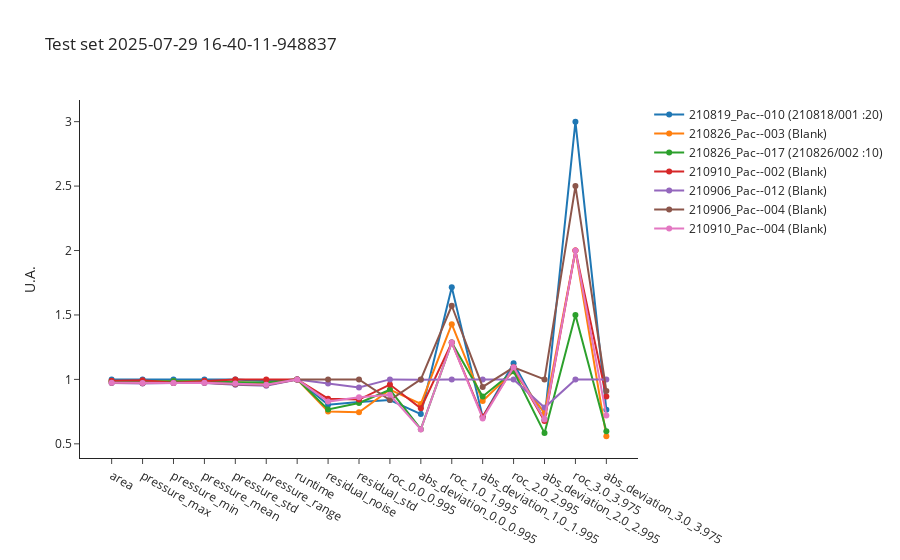
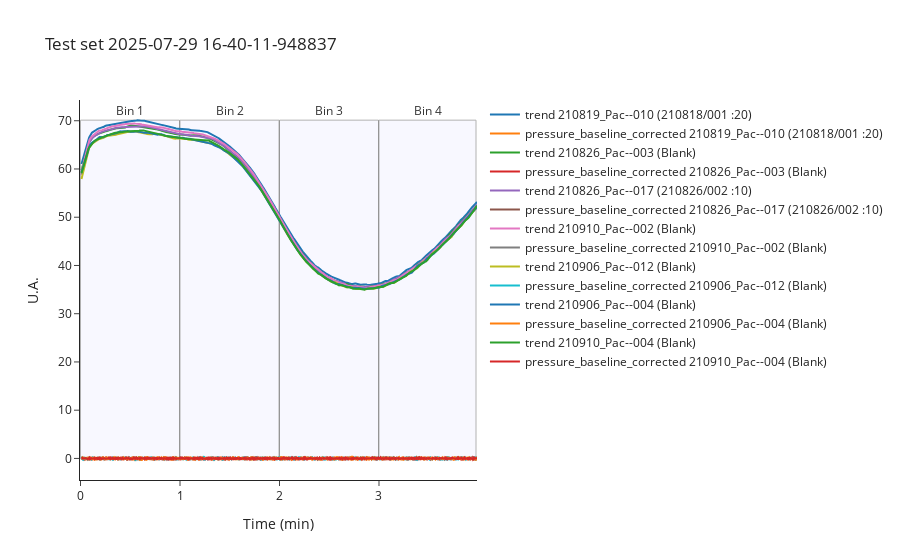
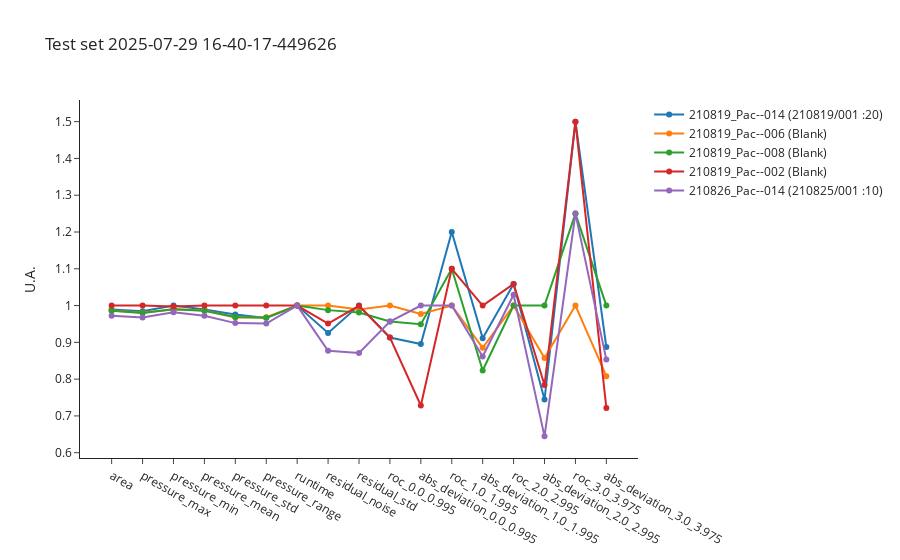
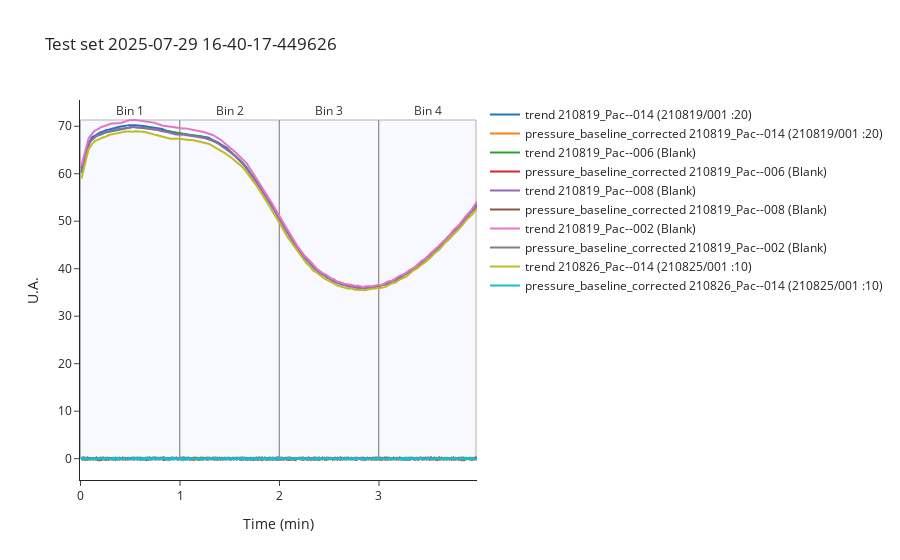

Write notebook code for charts like these, in order.
### Code cell
test_dates = []
import datetime
import random
for i in [1, 2, 3]:
    now = datetime.datetime.now().isoformat()
    now = now.replace(":", "-").replace(".", "-").replace("T", " ")
    test_dates.append(now)

    test_indices = random.sample(test_source_indices, random.randint(5, 8))
    print("Test set ", now ,  " indices: ", test_indices)

    test_data = ana.get_features(test_indices)
    test_metadata = ana.get_metadata(test_indices)
    test_data.to_csv(f"dev/test_{now}_features.csv", index=False)
    test_metadata.to_csv(f"dev/test_{now}_metadata.csv", index=False)

    fig_test_curves=ana.plot_pressure_curves(indices = test_indices)
    fig_test_curves.update_layout(showlegend=False)
    fig_test_curves.write_image(f"dev/figures/fig_test_{now}_curves.png", width=1000, height= 350, scale = 3)
    #fig_test_curves.update_layout(showlegend=True)
    #fig_test_curves.show()

    fig_test_features=ana.plot_features(indices = test_indices)
    fig_test_features.update_layout(showlegend=False)
    fig_test_features.write_image(f"dev/figures/fig_test_{now}_features.png", width=1100, height= 350, scale = 3)
    fig_test_features.update_layout(title=f"Test set {now}", showlegend=True)
    fig_test_features.show()
    
    fig_test_features_raw = ana.plot_features_raw(indices = test_indices)
    fig_test_features_raw.update_layout(showlegend=False)
    fig_test_features_raw.write_image(f"dev/figures/fig_test_{now}_features_raw.png", width=1100, height= 350, scale = 3)
    fig_test_features_raw.update_layout(title=f"Test set {now}", showlegend=True)
    fig_test_features_raw.show()


test_set = test_data
test_set_meta = test_metadata
#%store test_set test_set_meta

### Figure 1 — Plotly figure (JSON) as saved in the notebook; plotly's stock layout.template omitted (floating-point values rounded to 4 significant figures)
{"data": [{"hovertemplate": "<b>index: </b>125<br><b>name: </b>210819_Pac--010<br><b>path: </b>C:/Users/Sandeep/Desktop/ExtractedSignals\\210819_Pac 2021-08-19 15-50-49\\210819_Pac--010.D<br><b>batch: </b>210819_Pac 2021-08-19 15-50-49<br><b>batch_position: </b>10<br><b>idle_time: </b>39.0<br><b>sample: </b>210818/001 :20<br><b>method: </b>SAA_411_Pac.M<br><b>timestamp: </b>2021-08-19 16:34:42<br><b>detector: </b>G7110B<br><b>pump: </b>G7110B<br><b>start_time: </b>2021-08-19 16:35:16<br><b>end_time: </b>2021-08-19 16:39:17<br><b>runtime: </b>239.7000000000036<br><b>x: </b>%{x}<br><b>y: </b>%{y}<extra></extra>", "mode": "markers+lines", "name": "210819_Pac--010 (210818/001 :20)", "text": "<b>index: </b>125<br><b>name: </b>210819_Pac--010<br><b>path: </b>C:/Users/Sandeep/Desktop/ExtractedSignals\\210819_Pac 2021-08-19 15-50-49\\210819_Pac--010.D<br><b>batch: </b>210819_Pac 2021-08-19 15-50-49<br><b>batch_position: </b>10<br><b>idle_time: </b>39.0<br><b>sample: </b>210818/001 :20<br><b>method: </b>SAA_411_Pac.M<br><b>timestamp: </b>2021-08-19 16:34:42<br><b>detector: </b>G7110B<br><b>pump: </b>G7110B<br><b>start_time: </b>2021-08-19 16:35:16<br><b>end_time: </b>2021-08-19 16:39:17<br><b>runtime: </b>239.7000000000036", "type": "scatter", "x": ["area", "pressure_max", "pressure_min", "pressure_mean", "pressure_std", "pressure_range", "runtime", "residual_noise", "residual_std", "roc_0.0_0.995", "abs_deviation_0.0_0.995", "roc_1.0_1.995", "abs_deviation_1.0_1.995", "roc_2.0_2.995", "abs_deviation_2.0_2.995", "roc_3.0_3.975", "abs_deviation_3.0_3.975"], "y": [1, 1, 1, 1, 1, 0.9872, 1, 0.8026, 0.8244, 0.84, 0.7307, 1.714, 0.7086, 1.125, 0.6871, 3, 0.765]}, {"hovertemplate": "<b>index: </b>151<br><b>name: </b>210826_Pac--003<br><b>path: </b>C:/Users/Sandeep/Desktop/ExtractedSignals\\210826_Pac 2021-08-26 16-15-14\\210826_Pac--003.D<br><b>batch: </b>210826_Pac 2021-08-26 16-15-14<br><b>batch_position: </b>3<br><b>idle_time: </b>40.0<br><b>sample: </b>Blank<br><b>method: </b>SAA_411_Pac.M<br><b>timestamp: </b>2021-08-26 16:24:53<br><b>detector: </b>G7110B<br><b>pump: </b>G7110B<br><b>start_time: </b>2021-08-26 16:25:27<br><b>end_time: </b>2021-08-26 16:29:27<br><b>runtime: </b>239.7000000000036<br><b>x: </b>%{x}<br><b>y: </b>%{y}<extra></extra>", "mode": "markers+lines", "name": "210826_Pac--003 (Blank)", "text": "<b>index: </b>151<br><b>name: </b>210826_Pac--003<br><b>path: </b>C:/Users/Sandeep/Desktop/ExtractedSignals\\210826_Pac 2021-08-26 16-15-14\\210826_Pac--003.D<br><b>batch: </b>210826_Pac 2021-08-26 16-15-14<br><b>batch_position: </b>3<br><b>idle_time: </b>40.0<br><b>sample: </b>Blank<br><b>method: </b>SAA_411_Pac.M<br><b>timestamp: </b>2021-08-26 16:24:53<br><b>detector: </b>G7110B<br><b>pump: </b>G7110B<br><b>start_time: </b>2021-08-26 16:25:27<br><b>end_time: </b>2021-08-26 16:29:27<br><b>runtime: </b>239.7000000000036", "type": "scatter", "x": ["area", "pressure_max", "pressure_min", "pressure_mean", "pressure_std", "pressure_range", "runtime", "residual_noise", "residual_std", "roc_0.0_0.995", "abs_deviation_0.0_0.995", "roc_1.0_1.995", "abs_deviation_1.0_1.995", "roc_2.0_2.995", "abs_deviation_2.0_2.995", "roc_3.0_3.975", "abs_deviation_3.0_3.975"], "y": [0.9861, 0.9845, 0.986, 0.9861, 0.9782, 0.9703, 1, 0.7513, 0.7444, 0.92, 0.8099, 1.429, 0.8328, 1.062, 0.7378, 2, 0.5581]}, {"hovertemplate": "<b>index: </b>165<br><b>name: </b>210826_Pac--017<br><b>path: </b>C:/Users/Sandeep/Desktop/ExtractedSignals\\210826_Pac 2021-08-26 16-15-14\\210826_Pac--017.D<br><b>batch: </b>210826_Pac 2021-08-26 16-15-14<br><b>batch_position: </b>17<br><b>idle_time: </b>41.0<br><b>sample: </b>210826/002 :10<br><b>method: </b>SAA_411_Pac.M<br><b>timestamp: </b>2021-08-26 17:30:12<br><b>detector: </b>G1315C<br><b>pump: </b>G7110B<br><b>start_time: </b>2021-08-26 17:30:46<br><b>end_time: </b>2021-08-26 17:34:46<br><b>runtime: </b>239.7000000000036<br><b>x: </b>%{x}<br><b>y: </b>%{y}<extra></extra>", "mode": "markers+lines", "name": "210826_Pac--017 (210826/002 :10)", "text": "<b>index: </b>165<br><b>name: </b>210826_Pac--017<br><b>path: </b>C:/Users/Sandeep/Desktop/ExtractedSignals\\210826_Pac 2021-08-26 16-15-14\\210826_Pac--017.D<br><b>batch: </b>210826_Pac 2021-08-26 16-15-14<br><b>batch_position: </b>17<br><b>idle_time: </b>41.0<br><b>sample: </b>210826/002 :10<br><b>method: </b>SAA_411_Pac.M<br><b>timestamp: </b>2021-08-26 17:30:12<br><b>detector: </b>G1315C<br><b>pump: </b>G7110B<br><b>start_time: </b>2021-08-26 17:30:46<br><b>end_time: </b>2021-08-26 17:34:46<br><b>runtime: </b>239.7000000000036", "type": "scatter", "x": ["area", "pressure_max", "pressure_min", "pressure_mean", "pressure_std", "pressure_range", "runtime", "residual_noise", "residual_std", "roc_0.0_0.995", "abs_deviation_0.0_0.995", "roc_1.0_1.995", "abs_deviation_1.0_1.995", "roc_2.0_2.995", "abs_deviation_2.0_2.995", "roc_3.0_3.975", "abs_deviation_3.0_3.975"], "y": [0.9864, 0.988, 0.9877, 0.9863, 0.9788, 0.9757, 1, 0.7669, 0.8172, 0.92, 0.6137, 1.286, 0.8679, 1.062, 0.5833, 1.5, 0.5968]}, {"hovertemplate": "<b>index: </b>267<br><b>name: </b>210910_Pac--002<br><b>path: </b>C:/Users/Sandeep/Desktop/ExtractedSignals\\210910_Pac 2021-09-10 14-25-54\\210910_Pac--002.D<br><b>batch: </b>210910_Pac 2021-09-10 14-25-54<br><b>batch_position: </b>2<br><b>idle_time: </b>38.0<br><b>sample: </b>Blank<br><b>method: </b>SAA_411_Pac.M<br><b>timestamp: </b>2021-09-10 14:32:11<br><b>detector: </b>G1315C<br><b>pump: </b>G7110B<br><b>start_time: </b>2021-09-10 14:32:44<br><b>end_time: </b>2021-09-10 14:36:44<br><b>runtime: </b>239.7000000000036<br><b>x: </b>%{x}<br><b>y: </b>%{y}<extra></extra>", "mode": "markers+lines", "name": "210910_Pac--002 (Blank)", "text": "<b>index: </b>267<br><b>name: </b>210910_Pac--002<br><b>path: </b>C:/Users/Sandeep/Desktop/ExtractedSignals\\210910_Pac 2021-09-10 14-25-54\\210910_Pac--002.D<br><b>batch: </b>210910_Pac 2021-09-10 14-25-54<br><b>batch_position: </b>2<br><b>idle_time: </b>38.0<br><b>sample: </b>Blank<br><b>method: </b>SAA_411_Pac.M<br><b>timestamp: </b>2021-09-10 14:32:11<br><b>detector: </b>G1315C<br><b>pump: </b>G7110B<br><b>start_time: </b>2021-09-10 14:32:44<br><b>end_time: </b>2021-09-10 14:36:44<br><b>runtime: </b>239.7000000000036", "type": "scatter", "x": ["area", "pressure_max", "pressure_min", "pressure_mean", "pressure_std", "pressure_range", "runtime", "residual_noise", "residual_std", "roc_0.0_0.995", "abs_deviation_0.0_0.995", "roc_1.0_1.995", "abs_deviation_1.0_1.995", "roc_2.0_2.995", "abs_deviation_2.0_2.995", "roc_3.0_3.975", "abs_deviation_3.0_3.975"], "y": [0.9897, 0.9933, 0.9742, 0.9897, 0.9995, 1, 1, 0.8503, 0.8436, 0.96, 0.7755, 1.286, 0.7096, 1.094, 0.6775, 2, 0.8674]}, {"hovertemplate": "<b>index: </b>245<br><b>name: </b>210906_Pac--012<br><b>path: </b>C:/Users/Sandeep/Desktop/ExtractedSignals\\210906_Pac 2021-09-06 11-09-22\\210906_Pac--012.D<br><b>batch: </b>210906_Pac 2021-09-06 11-09-22<br><b>batch_position: </b>12<br><b>idle_time: </b>39.0<br><b>sample: </b>Blank<br><b>method: </b>SAA_411_Pac.M<br><b>timestamp: </b>2021-09-06 12:00:52<br><b>detector: </b>G1315C<br><b>pump: </b>G7110B<br><b>start_time: </b>2021-09-06 12:01:26<br><b>end_time: </b>2021-09-06 12:05:26<br><b>runtime: </b>239.7000000000036<br><b>x: </b>%{x}<br><b>y: </b>%{y}<extra></extra>", "mode": "markers+lines", "name": "210906_Pac--012 (Blank)", "text": "<b>index: </b>245<br><b>name: </b>210906_Pac--012<br><b>path: </b>C:/Users/Sandeep/Desktop/ExtractedSignals\\210906_Pac 2021-09-06 11-09-22\\210906_Pac--012.D<br><b>batch: </b>210906_Pac 2021-09-06 11-09-22<br><b>batch_position: </b>12<br><b>idle_time: </b>39.0<br><b>sample: </b>Blank<br><b>method: </b>SAA_411_Pac.M<br><b>timestamp: </b>2021-09-06 12:00:52<br><b>detector: </b>G1315C<br><b>pump: </b>G7110B<br><b>start_time: </b>2021-09-06 12:01:26<br><b>end_time: </b>2021-09-06 12:05:26<br><b>runtime: </b>239.7000000000036", "type": "scatter", "x": ["area", "pressure_max", "pressure_min", "pressure_mean", "pressure_std", "pressure_range", "runtime", "residual_noise", "residual_std", "roc_0.0_0.995", "abs_deviation_0.0_0.995", "roc_1.0_1.995", "abs_deviation_1.0_1.995", "roc_2.0_2.995", "abs_deviation_2.0_2.995", "roc_3.0_3.975", "abs_deviation_3.0_3.975"], "y": [0.9725, 0.9681, 0.9728, 0.9725, 0.9588, 0.9509, 1, 0.9675, 0.937, 1, 0.997, 1, 1, 1, 0.7813, 1, 1]}, {"hovertemplate": "<b>index: </b>237<br><b>name: </b>210906_Pac--004<br><b>path: </b>C:/Users/Sandeep/Desktop/ExtractedSignals\\210906_Pac 2021-09-06 11-09-22\\210906_Pac--004.D<br><b>batch: </b>210906_Pac 2021-09-06 11-09-22<br><b>batch_position: </b>4<br><b>idle_time: </b>39.0<br><b>sample: </b>Blank<br><b>method: </b>SAA_411_Pac.M<br><b>timestamp: </b>2021-09-06 11:23:39<br><b>detector: </b>G1315C<br><b>pump: </b>G7110B<br><b>start_time: </b>2021-09-06 11:24:12<br><b>end_time: </b>2021-09-06 11:28:13<br><b>runtime: </b>239.7000000000036<br><b>x: </b>%{x}<br><b>y: </b>%{y}<extra></extra>", "mode": "markers+lines", "name": "210906_Pac--004 (Blank)", "text": "<b>index: </b>237<br><b>name: </b>210906_Pac--004<br><b>path: </b>C:/Users/Sandeep/Desktop/ExtractedSignals\\210906_Pac 2021-09-06 11-09-22\\210906_Pac--004.D<br><b>batch: </b>210906_Pac 2021-09-06 11-09-22<br><b>batch_position: </b>4<br><b>idle_time: </b>39.0<br><b>sample: </b>Blank<br><b>method: </b>SAA_411_Pac.M<br><b>timestamp: </b>2021-09-06 11:23:39<br><b>detector: </b>G1315C<br><b>pump: </b>G7110B<br><b>start_time: </b>2021-09-06 11:24:12<br><b>end_time: </b>2021-09-06 11:28:13<br><b>runtime: </b>239.7000000000036", "type": "scatter", "x": ["area", "pressure_max", "pressure_min", "pressure_mean", "pressure_std", "pressure_range", "runtime", "residual_noise", "residual_std", "roc_0.0_0.995", "abs_deviation_0.0_0.995", "roc_1.0_1.995", "abs_deviation_1.0_1.995", "roc_2.0_2.995", "abs_deviation_2.0_2.995", "roc_3.0_3.975", "abs_deviation_3.0_3.975"], "y": [0.9738, 0.9707, 0.9723, 0.9738, 0.9615, 0.9566, 1, 1, 1, 0.84, 1, 1.571, 0.9418, 1.094, 1, 2.5, 0.9103]}, {"hovertemplate": "<b>index: </b>269<br><b>name: </b>210910_Pac--004<br><b>path: </b>C:/Users/Sandeep/Desktop/ExtractedSignals\\210910_Pac 2021-09-10 14-25-54\\210910_Pac--004.D<br><b>batch: </b>210910_Pac 2021-09-10 14-25-54<br><b>batch_position: </b>4<br><b>idle_time: </b>38.0<br><b>sample: </b>Blank<br><b>method: </b>SAA_411_Pac.M<br><b>timestamp: </b>2021-09-10 14:41:26<br><b>detector: </b>G7110B<br><b>pump: </b>G7110B<br><b>start_time: </b>2021-09-10 14:41:59<br><b>end_time: </b>2021-09-10 14:45:59<br><b>runtime: </b>239.7000000000036<br><b>x: </b>%{x}<br><b>y: </b>%{y}<extra></extra>", "mode": "markers+lines", "name": "210910_Pac--004 (Blank)", "text": "<b>index: </b>269<br><b>name: </b>210910_Pac--004<br><b>path: </b>C:/Users/Sandeep/Desktop/ExtractedSignals\\210910_Pac 2021-09-10 14-25-54\\210910_Pac--004.D<br><b>batch: </b>210910_Pac 2021-09-10 14-25-54<br><b>batch_position: </b>4<br><b>idle_time: </b>38.0<br><b>sample: </b>Blank<br><b>method: </b>SAA_411_Pac.M<br><b>timestamp: </b>2021-09-10 14:41:26<br><b>detector: </b>G7110B<br><b>pump: </b>G7110B<br><b>start_time: </b>2021-09-10 14:41:59<br><b>end_time: </b>2021-09-10 14:45:59<br><b>runtime: </b>239.7000000000036", "type": "scatter", "x": ["area", "pressure_max", "pressure_min", "pressure_mean", "pressure_std", "pressure_range", "runtime", "residual_noise", "residual_std", "roc_0.0_0.995", "abs_deviation_0.0_0.995", "roc_1.0_1.995", "abs_deviation_1.0_1.995", "roc_2.0_2.995", "abs_deviation_2.0_2.995", "roc_3.0_3.975", "abs_deviation_3.0_3.975"], "y": [0.9746, 0.9714, 0.9723, 0.9746, 0.9672, 0.9581, 1, 0.8277, 0.8614, 0.88, 0.6117, 1.286, 0.6971, 1.094, 0.689, 2, 0.7204]}], "layout": {"showlegend": true, "title": {"text": "Test set 2025-07-29 16-40-11-948837"}, "xaxis": {"title": {}}, "yaxis": {"title": {"text": "U.A."}}}}

### Figure 2 — Plotly figure (JSON) as saved in the notebook; plotly's stock layout.template omitted (floating-point values rounded to 4 significant figures; data arrays with more than 128 entries replaced by an {"elided": "..."} marker saying what was removed)
{"data": [{"mode": "lines", "name": "trend 210819_Pac--010 (210818/001 :20)", "text": "125. 210819_Pac--010 (210818/001 :20)<br>Batch: 210819_Pac 2021-08-19 15-50-49<br>Method: SAA_411_Pac.M", "type": "scatter", "x": {"elided": "796 float values"}, "y": {"elided": "796 float values"}}, {"mode": "lines", "name": "pressure_baseline_corrected 210819_Pac--010 (210818/001 :20)", "text": "125. 210819_Pac--010 (210818/001 :20)<br>Batch: 210819_Pac 2021-08-19 15-50-49<br>Method: SAA_411_Pac.M", "type": "scatter", "x": {"elided": "796 float values"}, "y": {"elided": "796 float values"}}, {"mode": "lines", "name": "trend 210826_Pac--003 (Blank)", "text": "151. 210826_Pac--003 (Blank)<br>Batch: 210826_Pac 2021-08-26 16-15-14<br>Method: SAA_411_Pac.M", "type": "scatter", "x": {"elided": "796 float values"}, "y": {"elided": "796 float values"}}, {"mode": "lines", "name": "pressure_baseline_corrected 210826_Pac--003 (Blank)", "text": "151. 210826_Pac--003 (Blank)<br>Batch: 210826_Pac 2021-08-26 16-15-14<br>Method: SAA_411_Pac.M", "type": "scatter", "x": {"elided": "796 float values"}, "y": {"elided": "796 float values"}}, {"mode": "lines", "name": "trend 210826_Pac--017 (210826/002 :10)", "text": "165. 210826_Pac--017 (210826/002 :10)<br>Batch: 210826_Pac 2021-08-26 16-15-14<br>Method: SAA_411_Pac.M", "type": "scatter", "x": {"elided": "796 float values"}, "y": {"elided": "796 float values"}}, {"mode": "lines", "name": "pressure_baseline_corrected 210826_Pac--017 (210826/002 :10)", "text": "165. 210826_Pac--017 (210826/002 :10)<br>Batch: 210826_Pac 2021-08-26 16-15-14<br>Method: SAA_411_Pac.M", "type": "scatter", "x": {"elided": "796 float values"}, "y": {"elided": "796 float values"}}, {"mode": "lines", "name": "trend 210910_Pac--002 (Blank)", "text": "267. 210910_Pac--002 (Blank)<br>Batch: 210910_Pac 2021-09-10 14-25-54<br>Method: SAA_411_Pac.M", "type": "scatter", "x": {"elided": "796 float values"}, "y": {"elided": "796 float values"}}, {"mode": "lines", "name": "pressure_baseline_corrected 210910_Pac--002 (Blank)", "text": "267. 210910_Pac--002 (Blank)<br>Batch: 210910_Pac 2021-09-10 14-25-54<br>Method: SAA_411_Pac.M", "type": "scatter", "x": {"elided": "796 float values"}, "y": {"elided": "796 float values"}}, {"mode": "lines", "name": "trend 210906_Pac--012 (Blank)", "text": "245. 210906_Pac--012 (Blank)<br>Batch: 210906_Pac 2021-09-06 11-09-22<br>Method: SAA_411_Pac.M", "type": "scatter", "x": {"elided": "796 float values"}, "y": {"elided": "796 float values"}}, {"mode": "lines", "name": "pressure_baseline_corrected 210906_Pac--012 (Blank)", "text": "245. 210906_Pac--012 (Blank)<br>Batch: 210906_Pac 2021-09-06 11-09-22<br>Method: SAA_411_Pac.M", "type": "scatter", "x": {"elided": "796 float values"}, "y": {"elided": "796 float values"}}, {"mode": "lines", "name": "trend 210906_Pac--004 (Blank)", "text": "237. 210906_Pac--004 (Blank)<br>Batch: 210906_Pac 2021-09-06 11-09-22<br>Method: SAA_411_Pac.M", "type": "scatter", "x": {"elided": "796 float values"}, "y": {"elided": "796 float values"}}, {"mode": "lines", "name": "pressure_baseline_corrected 210906_Pac--004 (Blank)", "text": "237. 210906_Pac--004 (Blank)<br>Batch: 210906_Pac 2021-09-06 11-09-22<br>Method: SAA_411_Pac.M", "type": "scatter", "x": {"elided": "796 float values"}, "y": {"elided": "796 float values"}}, {"mode": "lines", "name": "trend 210910_Pac--004 (Blank)", "text": "269. 210910_Pac--004 (Blank)<br>Batch: 210910_Pac 2021-09-10 14-25-54<br>Method: SAA_411_Pac.M", "type": "scatter", "x": {"elided": "796 float values"}, "y": {"elided": "796 float values"}}, {"mode": "lines", "name": "pressure_baseline_corrected 210910_Pac--004 (Blank)", "text": "269. 210910_Pac--004 (Blank)<br>Batch: 210910_Pac 2021-09-10 14-25-54<br>Method: SAA_411_Pac.M", "type": "scatter", "x": {"elided": "796 float values"}, "y": {"elided": "796 float values"}}], "layout": {"annotations": [{"align": "center", "font": {"color": "black", "size": 12}, "hovertext": "<br>Entries between time: 0.0 and 0.995", "opacity": 0.8, "showarrow": false, "text": "<br>Bin 1<br>", "x": 0.4975, "y": 72.12}, {"align": "center", "font": {"color": "black", "size": 12}, "hovertext": "<br>Entries between time: 1.0 and 1.995", "opacity": 0.8, "showarrow": false, "text": "<br>Bin 2<br>", "x": 1.498, "y": 72.12}, {"align": "center", "font": {"color": "black", "size": 12}, "hovertext": "<br>Entries between time: 2.0 and 2.995", "opacity": 0.8, "showarrow": false, "text": "<br>Bin 3<br>", "x": 2.498, "y": 72.12}, {"align": "center", "font": {"color": "black", "size": 12}, "hovertext": "<br>Entries between time: 3.0 and 3.975", "opacity": 0.8, "showarrow": false, "text": "<br>Bin 4<br>", "x": 3.487, "y": 72.12}], "shapes": [{"fillcolor": "rgba(200,200,255,0.4)", "layer": "below", "line": {"width": 1}, "type": "rect", "x0": 0, "x1": 0.995, "y0": 0, "y1": 70.12}, {"fillcolor": "rgba(200,200,255,0.4)", "layer": "below", "line": {"width": 1}, "type": "rect", "x0": 1, "x1": 1.995, "y0": 0, "y1": 70.12}, {"fillcolor": "rgba(200,200,255,0.4)", "layer": "below", "line": {"width": 1}, "type": "rect", "x0": 2, "x1": 2.995, "y0": 0, "y1": 70.12}, {"fillcolor": "rgba(200,200,255,0.4)", "layer": "below", "line": {"width": 1}, "type": "rect", "x0": 3, "x1": 3.975, "y0": 0, "y1": 70.12}], "showlegend": true, "title": {"text": "Test set 2025-07-29 16-40-11-948837"}, "xaxis": {"title": {"text": "Time (min)"}}, "yaxis": {"title": {"text": "U.A."}}}}

### Figure 3 — Plotly figure (JSON) as saved in the notebook; plotly's stock layout.template omitted (floating-point values rounded to 4 significant figures)
{"data": [{"hovertemplate": "<b>index: </b>129<br><b>name: </b>210819_Pac--014<br><b>path: </b>C:/Users/Sandeep/Desktop/ExtractedSignals\\210819_Pac 2021-08-19 15-50-49\\210819_Pac--014.D<br><b>batch: </b>210819_Pac 2021-08-19 15-50-49<br><b>batch_position: </b>14<br><b>idle_time: </b>40.0<br><b>sample: </b>210819/001 :20<br><b>method: </b>SAA_411_Pac.M<br><b>timestamp: </b>2021-08-19 16:53:20<br><b>detector: </b>G1315C<br><b>pump: </b>G7110B<br><b>start_time: </b>2021-08-19 16:53:54<br><b>end_time: </b>2021-08-19 16:57:54<br><b>runtime: </b>239.7000000000036<br><b>x: </b>%{x}<br><b>y: </b>%{y}<extra></extra>", "mode": "markers+lines", "name": "210819_Pac--014 (210819/001 :20)", "text": "<b>index: </b>129<br><b>name: </b>210819_Pac--014<br><b>path: </b>C:/Users/Sandeep/Desktop/ExtractedSignals\\210819_Pac 2021-08-19 15-50-49\\210819_Pac--014.D<br><b>batch: </b>210819_Pac 2021-08-19 15-50-49<br><b>batch_position: </b>14<br><b>idle_time: </b>40.0<br><b>sample: </b>210819/001 :20<br><b>method: </b>SAA_411_Pac.M<br><b>timestamp: </b>2021-08-19 16:53:20<br><b>detector: </b>G1315C<br><b>pump: </b>G7110B<br><b>start_time: </b>2021-08-19 16:53:54<br><b>end_time: </b>2021-08-19 16:57:54<br><b>runtime: </b>239.7000000000036", "type": "scatter", "x": ["area", "pressure_max", "pressure_min", "pressure_mean", "pressure_std", "pressure_range", "runtime", "residual_noise", "residual_std", "roc_0.0_0.995", "abs_deviation_0.0_0.995", "roc_1.0_1.995", "abs_deviation_1.0_1.995", "roc_2.0_2.995", "abs_deviation_2.0_2.995", "roc_3.0_3.975", "abs_deviation_3.0_3.975"], "y": [0.9893, 0.9846, 1, 0.9893, 0.9757, 0.9666, 1, 0.9257, 1, 0.913, 0.8956, 1.2, 0.9115, 1.059, 0.7444, 1.5, 0.8871]}, {"hovertemplate": "<b>index: </b>121<br><b>name: </b>210819_Pac--006<br><b>path: </b>C:/Users/Sandeep/Desktop/ExtractedSignals\\210819_Pac 2021-08-19 15-50-49\\210819_Pac--006.D<br><b>batch: </b>210819_Pac 2021-08-19 15-50-49<br><b>batch_position: </b>6<br><b>idle_time: </b>38.0<br><b>sample: </b>Blank<br><b>method: </b>SAA_411_Pac.M<br><b>timestamp: </b>2021-08-19 16:16:06<br><b>detector: </b>G1315C<br><b>pump: </b>G7110B<br><b>start_time: </b>2021-08-19 16:16:40<br><b>end_time: </b>2021-08-19 16:20:40<br><b>runtime: </b>239.7000000000036<br><b>x: </b>%{x}<br><b>y: </b>%{y}<extra></extra>", "mode": "markers+lines", "name": "210819_Pac--006 (Blank)", "text": "<b>index: </b>121<br><b>name: </b>210819_Pac--006<br><b>path: </b>C:/Users/Sandeep/Desktop/ExtractedSignals\\210819_Pac 2021-08-19 15-50-49\\210819_Pac--006.D<br><b>batch: </b>210819_Pac 2021-08-19 15-50-49<br><b>batch_position: </b>6<br><b>idle_time: </b>38.0<br><b>sample: </b>Blank<br><b>method: </b>SAA_411_Pac.M<br><b>timestamp: </b>2021-08-19 16:16:06<br><b>detector: </b>G1315C<br><b>pump: </b>G7110B<br><b>start_time: </b>2021-08-19 16:16:40<br><b>end_time: </b>2021-08-19 16:20:40<br><b>runtime: </b>239.7000000000036", "type": "scatter", "x": ["area", "pressure_max", "pressure_min", "pressure_mean", "pressure_std", "pressure_range", "runtime", "residual_noise", "residual_std", "roc_0.0_0.995", "abs_deviation_0.0_0.995", "roc_1.0_1.995", "abs_deviation_1.0_1.995", "roc_2.0_2.995", "abs_deviation_2.0_2.995", "roc_3.0_3.975", "abs_deviation_3.0_3.975"], "y": [0.9868, 0.9806, 0.9899, 0.9868, 0.9674, 0.9685, 1, 1, 0.9895, 1, 0.977, 1, 0.8853, 1, 0.8572, 1, 0.8081]}, {"hovertemplate": "<b>index: </b>123<br><b>name: </b>210819_Pac--008<br><b>path: </b>C:/Users/Sandeep/Desktop/ExtractedSignals\\210819_Pac 2021-08-19 15-50-49\\210819_Pac--008.D<br><b>batch: </b>210819_Pac 2021-08-19 15-50-49<br><b>batch_position: </b>8<br><b>idle_time: </b>39.0<br><b>sample: </b>Blank<br><b>method: </b>SAA_411_Pac.M<br><b>timestamp: </b>2021-08-19 16:25:24<br><b>detector: </b>G7110B<br><b>pump: </b>G7110B<br><b>start_time: </b>2021-08-19 16:25:58<br><b>end_time: </b>2021-08-19 16:29:58<br><b>runtime: </b>239.7000000000036<br><b>x: </b>%{x}<br><b>y: </b>%{y}<extra></extra>", "mode": "markers+lines", "name": "210819_Pac--008 (Blank)", "text": "<b>index: </b>123<br><b>name: </b>210819_Pac--008<br><b>path: </b>C:/Users/Sandeep/Desktop/ExtractedSignals\\210819_Pac 2021-08-19 15-50-49\\210819_Pac--008.D<br><b>batch: </b>210819_Pac 2021-08-19 15-50-49<br><b>batch_position: </b>8<br><b>idle_time: </b>39.0<br><b>sample: </b>Blank<br><b>method: </b>SAA_411_Pac.M<br><b>timestamp: </b>2021-08-19 16:25:24<br><b>detector: </b>G7110B<br><b>pump: </b>G7110B<br><b>start_time: </b>2021-08-19 16:25:58<br><b>end_time: </b>2021-08-19 16:29:58<br><b>runtime: </b>239.7000000000036", "type": "scatter", "x": ["area", "pressure_max", "pressure_min", "pressure_mean", "pressure_std", "pressure_range", "runtime", "residual_noise", "residual_std", "roc_0.0_0.995", "abs_deviation_0.0_0.995", "roc_1.0_1.995", "abs_deviation_1.0_1.995", "roc_2.0_2.995", "abs_deviation_2.0_2.995", "roc_3.0_3.975", "abs_deviation_3.0_3.975"], "y": [0.9857, 0.9796, 0.9899, 0.9857, 0.9687, 0.9666, 1, 0.9876, 0.981, 0.9565, 0.949, 1.1, 0.8235, 1, 1, 1.25, 1]}, {"hovertemplate": "<b>index: </b>117<br><b>name: </b>210819_Pac--002<br><b>path: </b>C:/Users/Sandeep/Desktop/ExtractedSignals\\210819_Pac 2021-08-19 15-50-49\\210819_Pac--002.D<br><b>batch: </b>210819_Pac 2021-08-19 15-50-49<br><b>batch_position: </b>2<br><b>idle_time: </b>39.0<br><b>sample: </b>Blank<br><b>method: </b>SAA_411_Pac.M<br><b>timestamp: </b>2021-08-19 15:57:29<br><b>detector: </b>G1315C<br><b>pump: </b>G7110B<br><b>start_time: </b>2021-08-19 15:58:03<br><b>end_time: </b>2021-08-19 16:02:04<br><b>runtime: </b>239.7000000000036<br><b>x: </b>%{x}<br><b>y: </b>%{y}<extra></extra>", "mode": "markers+lines", "name": "210819_Pac--002 (Blank)", "text": "<b>index: </b>117<br><b>name: </b>210819_Pac--002<br><b>path: </b>C:/Users/Sandeep/Desktop/ExtractedSignals\\210819_Pac 2021-08-19 15-50-49\\210819_Pac--002.D<br><b>batch: </b>210819_Pac 2021-08-19 15-50-49<br><b>batch_position: </b>2<br><b>idle_time: </b>39.0<br><b>sample: </b>Blank<br><b>method: </b>SAA_411_Pac.M<br><b>timestamp: </b>2021-08-19 15:57:29<br><b>detector: </b>G1315C<br><b>pump: </b>G7110B<br><b>start_time: </b>2021-08-19 15:58:03<br><b>end_time: </b>2021-08-19 16:02:04<br><b>runtime: </b>239.7000000000036", "type": "scatter", "x": ["area", "pressure_max", "pressure_min", "pressure_mean", "pressure_std", "pressure_range", "runtime", "residual_noise", "residual_std", "roc_0.0_0.995", "abs_deviation_0.0_0.995", "roc_1.0_1.995", "abs_deviation_1.0_1.995", "roc_2.0_2.995", "abs_deviation_2.0_2.995", "roc_3.0_3.975", "abs_deviation_3.0_3.975"], "y": [1, 1, 0.9972, 1, 1, 1, 1, 0.9509, 0.9994, 0.913, 0.7284, 1.1, 1, 1.059, 0.7839, 1.5, 0.7213]}, {"hovertemplate": "<b>index: </b>162<br><b>name: </b>210826_Pac--014<br><b>path: </b>C:/Users/Sandeep/Desktop/ExtractedSignals\\210826_Pac 2021-08-26 16-15-14\\210826_Pac--014.D<br><b>batch: </b>210826_Pac 2021-08-26 16-15-14<br><b>batch_position: </b>14<br><b>idle_time: </b>39.0<br><b>sample: </b>210825/001 :10<br><b>method: </b>SAA_411_Pac.M<br><b>timestamp: </b>2021-08-26 17:16:13<br><b>detector: </b>G7110B<br><b>pump: </b>G7110B<br><b>start_time: </b>2021-08-26 17:16:46<br><b>end_time: </b>2021-08-26 17:20:46<br><b>runtime: </b>239.7000000000036<br><b>x: </b>%{x}<br><b>y: </b>%{y}<extra></extra>", "mode": "markers+lines", "name": "210826_Pac--014 (210825/001 :10)", "text": "<b>index: </b>162<br><b>name: </b>210826_Pac--014<br><b>path: </b>C:/Users/Sandeep/Desktop/ExtractedSignals\\210826_Pac 2021-08-26 16-15-14\\210826_Pac--014.D<br><b>batch: </b>210826_Pac 2021-08-26 16-15-14<br><b>batch_position: </b>14<br><b>idle_time: </b>39.0<br><b>sample: </b>210825/001 :10<br><b>method: </b>SAA_411_Pac.M<br><b>timestamp: </b>2021-08-26 17:16:13<br><b>detector: </b>G7110B<br><b>pump: </b>G7110B<br><b>start_time: </b>2021-08-26 17:16:46<br><b>end_time: </b>2021-08-26 17:20:46<br><b>runtime: </b>239.7000000000036", "type": "scatter", "x": ["area", "pressure_max", "pressure_min", "pressure_mean", "pressure_std", "pressure_range", "runtime", "residual_noise", "residual_std", "roc_0.0_0.995", "abs_deviation_0.0_0.995", "roc_1.0_1.995", "abs_deviation_1.0_1.995", "roc_2.0_2.995", "abs_deviation_2.0_2.995", "roc_3.0_3.975", "abs_deviation_3.0_3.975"], "y": [0.9725, 0.9679, 0.9818, 0.9725, 0.9523, 0.9512, 1, 0.877, 0.8709, 0.9565, 1, 1, 0.8614, 1.029, 0.6444, 1.25, 0.8531]}], "layout": {"showlegend": true, "title": {"text": "Test set 2025-07-29 16-40-17-449626"}, "xaxis": {"title": {}}, "yaxis": {"title": {"text": "U.A."}}}}

### Figure 4 — Plotly figure (JSON) as saved in the notebook; plotly's stock layout.template omitted (floating-point values rounded to 4 significant figures; data arrays with more than 128 entries replaced by an {"elided": "..."} marker saying what was removed)
{"data": [{"mode": "lines", "name": "trend 210819_Pac--014 (210819/001 :20)", "text": "129. 210819_Pac--014 (210819/001 :20)<br>Batch: 210819_Pac 2021-08-19 15-50-49<br>Method: SAA_411_Pac.M", "type": "scatter", "x": {"elided": "796 float values"}, "y": {"elided": "796 float values"}}, {"mode": "lines", "name": "pressure_baseline_corrected 210819_Pac--014 (210819/001 :20)", "text": "129. 210819_Pac--014 (210819/001 :20)<br>Batch: 210819_Pac 2021-08-19 15-50-49<br>Method: SAA_411_Pac.M", "type": "scatter", "x": {"elided": "796 float values"}, "y": {"elided": "796 float values"}}, {"mode": "lines", "name": "trend 210819_Pac--006 (Blank)", "text": "121. 210819_Pac--006 (Blank)<br>Batch: 210819_Pac 2021-08-19 15-50-49<br>Method: SAA_411_Pac.M", "type": "scatter", "x": {"elided": "796 float values"}, "y": {"elided": "796 float values"}}, {"mode": "lines", "name": "pressure_baseline_corrected 210819_Pac--006 (Blank)", "text": "121. 210819_Pac--006 (Blank)<br>Batch: 210819_Pac 2021-08-19 15-50-49<br>Method: SAA_411_Pac.M", "type": "scatter", "x": {"elided": "796 float values"}, "y": {"elided": "796 float values"}}, {"mode": "lines", "name": "trend 210819_Pac--008 (Blank)", "text": "123. 210819_Pac--008 (Blank)<br>Batch: 210819_Pac 2021-08-19 15-50-49<br>Method: SAA_411_Pac.M", "type": "scatter", "x": {"elided": "796 float values"}, "y": {"elided": "796 float values"}}, {"mode": "lines", "name": "pressure_baseline_corrected 210819_Pac--008 (Blank)", "text": "123. 210819_Pac--008 (Blank)<br>Batch: 210819_Pac 2021-08-19 15-50-49<br>Method: SAA_411_Pac.M", "type": "scatter", "x": {"elided": "796 float values"}, "y": {"elided": "796 float values"}}, {"mode": "lines", "name": "trend 210819_Pac--002 (Blank)", "text": "117. 210819_Pac--002 (Blank)<br>Batch: 210819_Pac 2021-08-19 15-50-49<br>Method: SAA_411_Pac.M", "type": "scatter", "x": {"elided": "796 float values"}, "y": {"elided": "796 float values"}}, {"mode": "lines", "name": "pressure_baseline_corrected 210819_Pac--002 (Blank)", "text": "117. 210819_Pac--002 (Blank)<br>Batch: 210819_Pac 2021-08-19 15-50-49<br>Method: SAA_411_Pac.M", "type": "scatter", "x": {"elided": "796 float values"}, "y": {"elided": "796 float values"}}, {"mode": "lines", "name": "trend 210826_Pac--014 (210825/001 :10)", "text": "162. 210826_Pac--014 (210825/001 :10)<br>Batch: 210826_Pac 2021-08-26 16-15-14<br>Method: SAA_411_Pac.M", "type": "scatter", "x": {"elided": "796 float values"}, "y": {"elided": "796 float values"}}, {"mode": "lines", "name": "pressure_baseline_corrected 210826_Pac--014 (210825/001 :10)", "text": "162. 210826_Pac--014 (210825/001 :10)<br>Batch: 210826_Pac 2021-08-26 16-15-14<br>Method: SAA_411_Pac.M", "type": "scatter", "x": {"elided": "796 float values"}, "y": {"elided": "796 float values"}}], "layout": {"annotations": [{"align": "center", "font": {"color": "black", "size": 12}, "hovertext": "<br>Entries between time: 0.0 and 0.995", "opacity": 0.8, "showarrow": false, "text": "<br>Bin 1<br>", "x": 0.4975, "y": 73.32}, {"align": "center", "font": {"color": "black", "size": 12}, "hovertext": "<br>Entries between time: 1.0 and 1.995", "opacity": 0.8, "showarrow": false, "text": "<br>Bin 2<br>", "x": 1.498, "y": 73.32}, {"align": "center", "font": {"color": "black", "size": 12}, "hovertext": "<br>Entries between time: 2.0 and 2.995", "opacity": 0.8, "showarrow": false, "text": "<br>Bin 3<br>", "x": 2.498, "y": 73.32}, {"align": "center", "font": {"color": "black", "size": 12}, "hovertext": "<br>Entries between time: 3.0 and 3.975", "opacity": 0.8, "showarrow": false, "text": "<br>Bin 4<br>", "x": 3.487, "y": 73.32}], "shapes": [{"fillcolor": "rgba(200,200,255,0.4)", "layer": "below", "line": {"width": 1}, "type": "rect", "x0": 0, "x1": 0.995, "y0": 0, "y1": 71.32}, {"fillcolor": "rgba(200,200,255,0.4)", "layer": "below", "line": {"width": 1}, "type": "rect", "x0": 1, "x1": 1.995, "y0": 0, "y1": 71.32}, {"fillcolor": "rgba(200,200,255,0.4)", "layer": "below", "line": {"width": 1}, "type": "rect", "x0": 2, "x1": 2.995, "y0": 0, "y1": 71.32}, {"fillcolor": "rgba(200,200,255,0.4)", "layer": "below", "line": {"width": 1}, "type": "rect", "x0": 3, "x1": 3.975, "y0": 0, "y1": 71.32}], "showlegend": true, "title": {"text": "Test set 2025-07-29 16-40-17-449626"}, "xaxis": {"title": {"text": "Time (min)"}}, "yaxis": {"title": {"text": "U.A."}}}}
